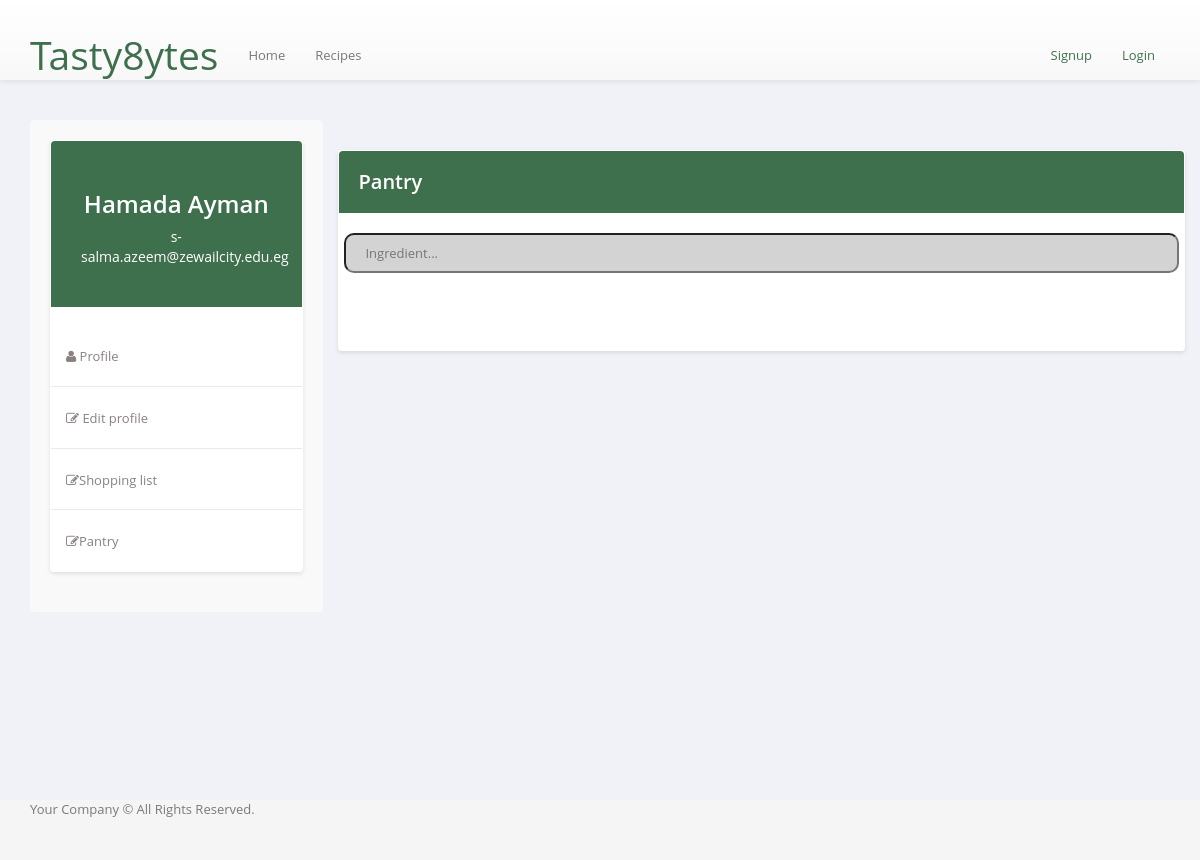
Screenshot of /pantry/5 with the database file from the repository.
### backend/complete/models.py (models this page shows)
class User(db.Model, UserMixin):
    id = db.Column(db.Integer, primary_key=True)
    email = db.Column(db.String(150), unique=True)
    password = db.Column(db.String(150))
    first_name = db.Column(db.String(150))
    last_name = db.Column(db.String(150))
    isChef = db.Column(db.String, default='off')

### backend/complete/views.py (the view)
@views.route('/pantry/<userid>', methods=["POST", "GET"])
def viewpantry(userid):
    object = user_database("instance\MainDB.db")
    userinfo= object.get_user(int(userid))
    object = pantry_database("instance\MainDB.db")
    ingredients= object.display_pantry(userid)
    autofill = object.ingredient_list()
    return render_template('pages/pantryprofile.html', item= userinfo, pantrylist=ingredients, autofiller=autofill)

### controllers/database.py (called while the page is built)
    def l_tuple_to_list(self,tuplee):                       #function to change a list of tuples to a normal list
        listt =[]
        for item in tuplee:
            for itemm in item:
                listt.append(itemm)        # all the ingredients are now in a normal list
        return listt

    def establish_connection(self):
        self.connection = sqlite3.connect(self.database_name, timeout = 5000)

    def cursor(self):
        return self.connection.cursor()

    def get_user(self, user_id):
        query = f'Select * from User where id = {user_id}'
        cursor=self.cursor().execute(query)
        data=cursor.fetchall()
        data=self.l_tuple_to_list(data)
        return data

    def l_tuple_to_list(self,tuplee):                       #function to change a list of tuples to a normal list
        listt =[]
        for item in tuplee:
            for itemm in item:
                listt.append(itemm)        # all the ingredients are now in a normal list
        return listt

    def ingredient_list(self):
        cursor=self.cursor().execute("Select Distinct Ingredient from Recipes")
        ingredient_list_of_tuples=cursor.fetchall()                 #the database returns a list of tuples.
        ingredients_list=self.l_tuple_to_list(ingredient_list_of_tuples)
        cursor.close()
        return ingredients_list

    def display_pantry(self,id):
        cursor=self.cursor().execute("Select distinct ingredient from Userspantry where User_id=?",(id,))
        ingredient_tuple=cursor.fetchall()
        users_ingredients=self.l_tuple_to_list(ingredient_tuple)
        return users_ingredients

### backend/complete/templates/pages/pantryprofile.html (shortened to what this page needs)
{% extends 'layouts/main.html' %}
{% block content %}
<link href="http://ajax.googleapis.com/ajax/libs/jqueryui/1.8.16/themes/ui-lightness/jquery-ui.css"
rel="stylesheet" type="text/css" />
<div class="container">
  <div class="row">
    <div class="profile-nav col-md-3">
      <div class="panel">
        <div class="user-heading round">
          <h1>{{item[3]}} {{item[4]}}</h1>
          <p>{{item[1]}}</p>
        </div>
        <ul class="nav nav-pills nav-stacked">
          <li><a href="{{ url_for('views.userprofile',userid=current_user.id) }}"> <i class="fa fa-user"></i> Profile</a></li>
          <li><a href="{{ url_for('views.useredit', userid=current_user.id) }}"> <i class="fa fa-edit"></i> Edit profile</a></li>
          <li><a href="{{ url_for('views.shoppinglist', userid=current_user.id) }}"> <i class="fa fa-edit"></i>Shopping list</a></li>
          <li><a href="{{ url_for('views.viewpantry', userid=current_user.id) }}"> <i class="fa fa-edit"></i>Pantry</a></li>
        </ul>
      </div>
    </div>
    <div class="profile-info col-md-9">
      <div class="panel">
        <div class="bio-graph-heading">
          <h2>Pantry</h2>
        </div>
        <div class="row">
        <div class="panel-body bio-graph-info">
                <form method="POST" action="{{ url_for('views.addtopantry', userid=current_user.id) }}">
                    <input type="text" style="color: black;" class="Grey-box" placeholder="Ingredient..." name="ing" id="ing ">
                </form>
                <br><br>
            </div>
        </div>
      </div>
    </div>
  </div>
</div>
{% endblock %}

### backend/complete/static/css/layout.main.css (style rules this page uses)
html, body { height: 100%; }

### backend/complete/static/css/main.css (style rules this page uses)
a { cursor: pointer; }
.Grey-box { width: 100%; height: 40px; background-color: lightgrey; color: #fff; border-radius: 10px; text-align: left; align-items: center; vertical-align: middle; display: flex; padding-left: 20px; }
.row:after { content: ""; display: table; clear: both; }
body { color: #797979; background: #f1f2f7; font-family: 'Open Sans', sans-serif; padding: 0px !important; margin: 0px !important; font-size: 13px; text-rendering: optimizeLegibility; -webkit-font-smoothing: antialiased; -moz-font-smoothing: antialiased; }
.container { margin-top: 30px; }
.profile-nav { background-color: #f9f9f9; padding: 20px; border-radius: 4px; }
.panel { border-radius: 4px; box-shadow: 0 2px 4px rgba(0, 0, 0, 0.1); background-color: #ffffff; }
.user-heading { background-color: #3F704D; color: #ffffff; padding: 30px; text-align: center; border-radius: 4px 4px 0 0; }
.user-heading h1 { font-size: 24px; font-weight: 600; margin-bottom: 5px; }
.user-heading p { font-size: 14px; margin-top: 10px; }
.profile-nav ul { margin-top: 20px; padding-left: 0; }
.profile-nav ul > li { list-style: none; padding: 10px 0; border-bottom: 1px solid #ebeae6; }
.profile-nav ul > li:last-child { border-bottom: none; }
.profile-nav ul > li > a { color: #89817f; font-weight: 500; transition: all 0.3s ease; }
.profile-info { margin-top: 30px; }
.bio-graph-heading { background-color: #3F704D; color: #ffffff; padding: 20px; border-radius: 4px 4px 0 0; }
.bio-graph-heading h2 { font-size: 20px; font-weight: 600; margin: 0; }
.panel-body { padding: 20px; }
.row { margin-bottom: 20px; }

### rows the page displays
User: first_name "Hamada", last_name "Ayman", email "s-salma.azeem@zewailcity.edu.eg"
